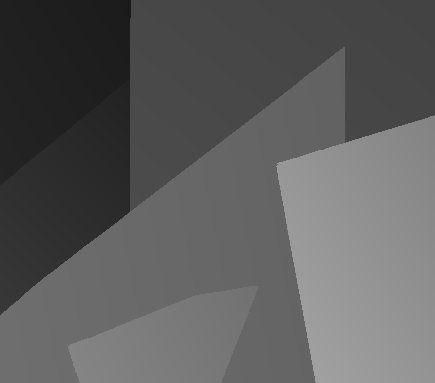
%> input picture graphBior_Filterbanks/Datasets/sample1.jpg, 435 x 383 px
$ octave --eval "result = uniform_graphs;"   (GNU Octave 9; MATLAB toolbox functions it lacks are replaced by stand-ins)
%> lines starting %> are read from the running program, lines starting %| are printed output that depends on the picture

%%%%%%%%%%%%%%%%%%%%%%%%%%%%%%%%%%%%%%%%%%%%%%%%%%%%%%%%%%%%%%%%%%%%%%%%%%%
%
%   "Copyright (c) 2009 The University of Southern California"
%   All rights reserved.
%
%   Permission to use, copy, modify, and distribute this software and its
%   documentation for any purpose, without fee, and without written
%   agreement is hereby granted, provided that the above copyright notice,
%   the following two paragraphs and the author appear in all copies of
%   this software.
%
%   NO REPRESENTATIONS ARE MADE ABOUT THE SUITABILITY OF THE SOFTWARE
%   FOR ANY	PURPOSE. IT IS PROVIDED "AS IS" WITHOUT EXPRESS OR IMPLIED
%   WARRANTY.
%
%   Neither the software developers, the Compression Research Group,
%   or USC, shall be liable for any damages suffered from using this
%   software.
%
%   Author: Sunil K Narang
%   Director: Prof. Antonio Ortega
%   Compression Research Group, University of Southern California
%   http://biron.usc.edu/wiki/index.php?title=CompressionGroup
%   Contact: kumarsun@usc.edu
%
%   Date last modified:	07/05/2011 kumarsun
%
%   Description: This code generates
%   This code generates a uniform graph from N datapoints uniformly
%   distributed in a [0, 1] x[0,1] field, that contains binary field x.
%   We construct the weighted graph on the nodes
%   based on a thresholded Gaussian kernel weighting function.
%
%%%%%%%%%%%%%%%%%%%%%%%%%%%%%%%%%%%%%%%%%%%%%%%%%%%%%%%%%%%%%%%%%%%%%%%%%%%
function [A xy f] = uniform_graphs(varargin)
if size(varargin,2) == 0 % default
    N = 500;
    sigma = 4;
elseif  size(varargin,2) == 1 % only size is given
    N = cell2mat(varargin(1));
    sigma = 4;
else
    disp('Too many input arguments. Generating default config')
    N = 500;
    sigma = 4;
end

% underlying Field
% Data = imread('sample.png','png');
Data = imread('sample1.jpg','jpeg');
%> Data is the input picture: size 383x435 uint8; min 22, max 172, mean 92.6
% [7 lines of commented-out code are left out]
Data = double(Data)/255;
%> Data: size 383x435 double
[m n] = size(Data);
%> m = 383; n = 435
m = min([m,n]);
Data = Data(1:m,1:m);
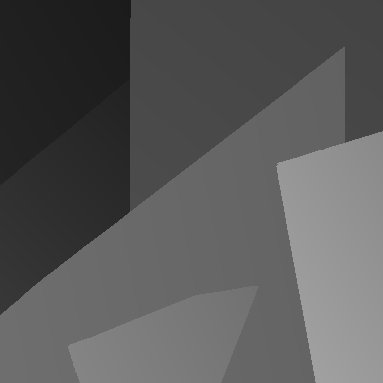
%> Data: size 383x383 double; min 0.0863, max 0.675, mean 0.35
n = m;
%> n = 383
close all
% Sample N points uniformly in the field
Sample = floor(m*n*rand(1,N))+1; %uniformly sample datapoints
while(length(Sample)~= length(unique(Sample)))
    Sample = floor(m*n*rand(1,N))+1;
end
Sample = Sample';
loc = [floor(Sample/n)+1 , mod(Sample,m)+1];
% figure, imagesc(Data)
% colormap(gray)
% hold on
f = zeros(N,1);
for i = 1:N
    f(i) = Data(loc(i,1),loc(i,2));
    %     plot(loc(i,1),loc(i,2),'ro', 'MarkerSize',10*f(i),  'MarkerFaceColor','r')
end
%> after the loop, f = 500 values, max 0.631 at index 35, min 0.11 at index 1, mean 0.35
f = f/norm(f);
%> f = 500 values, max 0.0747 at index 35, min 0.013 at index 1, mean 0.0414
% [24 lines of commented-out code are left out]
W = [loc f]*[loc f]';
% W = loc*loc';
dW = diag(W);
%> dW = 500 values, max 274653 at index 394, min 433 at index 240, mean 97514.6
dW = repmat(dW,1,N);
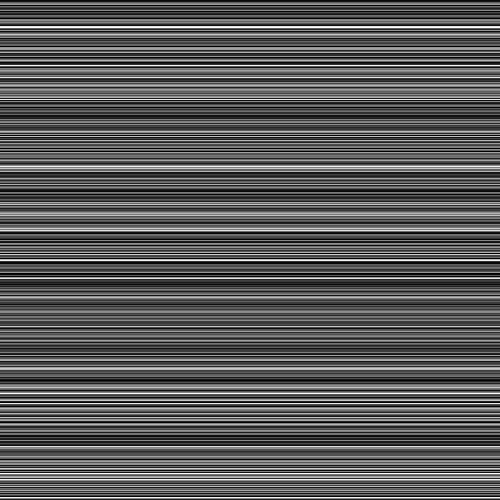
%> dW: size 500x500 double; min 433, max 274653, mean 97514.6; drawn with min black and max white
dW = dW+dW';
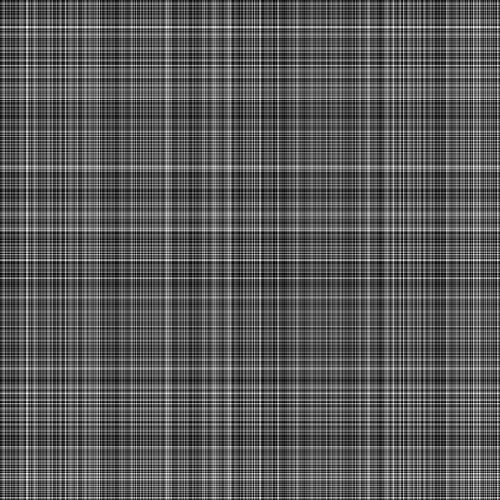
%> dW: size 500x500 double; min 866, max 549306, mean 195029.3; drawn with min black and max white
W1 = dW - 2*W;
W = exp(-W1);
W = W - diag(diag(W));
thresh = prctile(W(:),85);
%> thresh = 0
W(W <= thresh) = 0;
A = W - diag(diag(W));
A = 0.5*(A+A');
d = sum(A,2);
%> d = 500 values, max 0.368 at index 195, min 1.37e-315 at index 442, mean 0.00444
index = find(~d);
%> index = []
W1 = W1 - diag(diag(W1));
for i = 1:length(index);
    [doncare nearest_node] = sort(W1(index(i),:));
    nearest_node = nearest_node(2);
    A(index(i),nearest_node) =exp(-W1(index(i),nearest_node));
    A(nearest_node,index(i)) = A(index(i),nearest_node);
end
%> this loop made 0 passes
A = double(A>0);
% design adjacency matrix
% A = W2.*W1;


% gplot(A,loc);
addpath ..\Vis'ualize Graphs'\
S= sprintf('%s%d','Generating Unifromly distributed graph with n = ',N);
disp(S)
xy = loc;
%> `result = uniform_graphs;`:
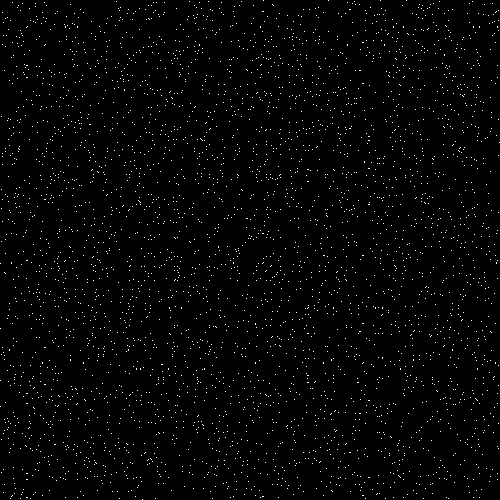
%> result: size 500x500 double; values 0 (black) and 1 (white), 1.6% white in thin lines or dots

$ run again, with graphBior_Filterbanks/Datasets/sample.png saved as graphBior_Filterbanks/Datasets/sample1.jpg
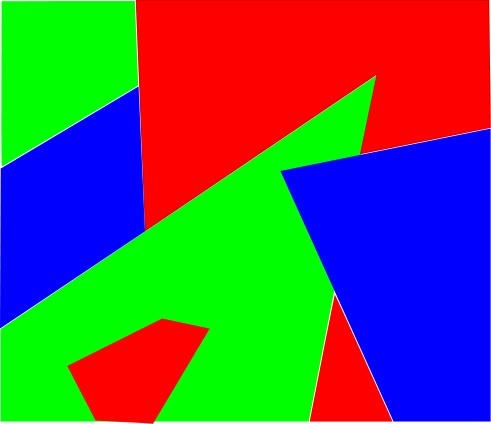
%> input picture graphBior_Filterbanks/Datasets/sample.png, 491 x 424 px
%> in uniform_graphs, Data is the input picture: size 424x491x3 uint8; mean R, G, B 85.1, 93.4, 82.7
%> after the loop in uniform_graphs, `for i = 1:N`: f = 500 values, max 1 at index 9, min 0 at index 3, mean 0.328
%> in uniform_graphs, `f = f/norm(f);`: f = 500 values, max 0.079 at index 9, min 0 at index 3, mean 0.0259
%> in uniform_graphs, `dW = diag(W);`: dW = 500 values, max 330545 at index 36, min 457 at index 13, mean 112693.7
%> in uniform_graphs, `dW = dW+dW';`:
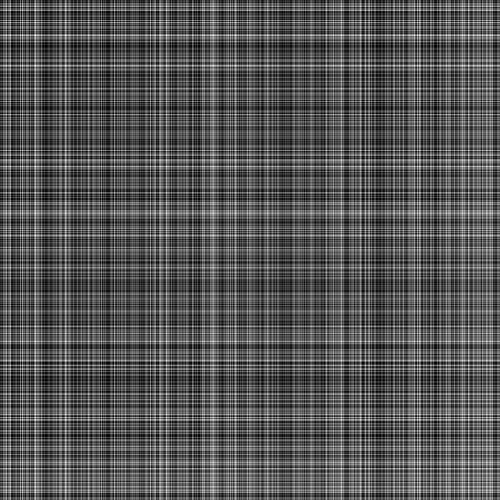
%> dW: size 500x500 double; min 914, max 661090, mean 225387.3; drawn with min black and max white
%> thresh = 0
%> d = 500 values, max 0.368 at index 12, min 0 at index 356, mean 0.00253
%> index = [356; 472]
%> the loop in uniform_graphs, `for i = 1:length(index);` made 2 passes
%> nearest_node on passes 1 to 2: 360, 105
%> `result = uniform_graphs;`:
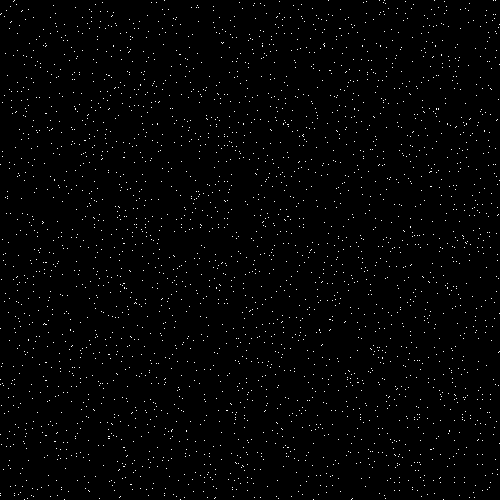
%> result: size 500x500 double; values 0 (black) and 1 (white), 1.2% white in thin lines or dots

$ run again, with graphBior_Filterbanks/Datasets/barbara.jpg copied over graphBior_Filterbanks/Datasets/sample1.jpg
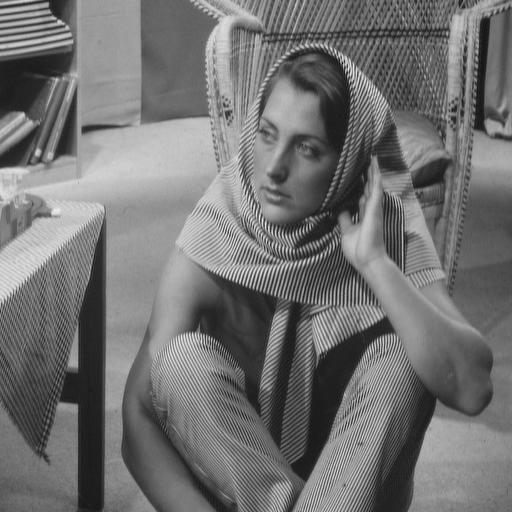
%> input picture graphBior_Filterbanks/Datasets/barbara.jpg, 512 x 512 px
%> in uniform_graphs, Data is the input picture: size 512x512 uint8; min 0, max 241, mean 113.9
%> Data: size 512x512 double
%> after the loop in uniform_graphs, `for i = 1:N`: f = 500 values, max 0.894 at index 165, min 0.0941 at index 391, mean 0.45
%> in uniform_graphs, `f = f/norm(f);`: f = 500 values, max 0.082 at index 165, min 0.00864 at index 391, mean 0.0413
%> in uniform_graphs, `dW = diag(W);`: dW = 500 values, max 507037 at index 144, min 169 at index 311, mean 181010.7
%> in uniform_graphs, `dW = dW+dW';`:
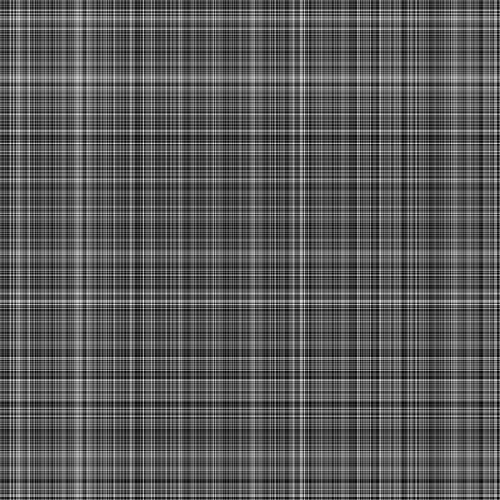
%> dW: size 500x500 double; min 338, max 1014074, mean 362021.4; drawn with min black and max white
%> thresh = 0
%> d = 500 values, max 0.368 at index 313, min 0 at index 49, mean 0.00585
%> index = [49; 75; 129; 169; 175; 197; 225; 311; 401; 410; 486; 499]
%> the loop in uniform_graphs, `for i = 1:length(index);` made 12 passes
%> nearest_node on passes 1 to 8: 404, 240, 341, 55, 71, 402, 472, 126
%> `result = uniform_graphs;`:
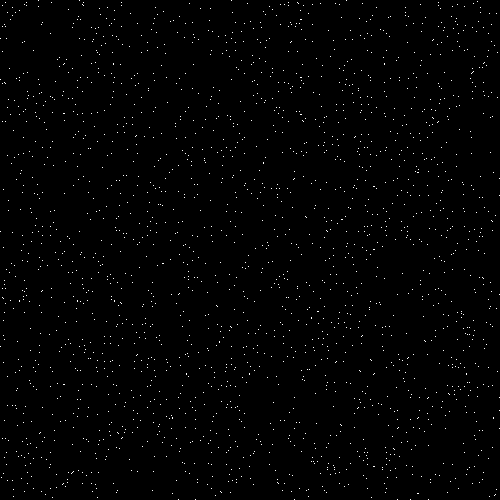
%> result: size 500x500 double; values 0 (black) and 1 (white), 0.88% white in thin lines or dots

$ run again, with graphBior_Filterbanks/Datasets/Lichtenstein.png saved as graphBior_Filterbanks/Datasets/sample1.jpg
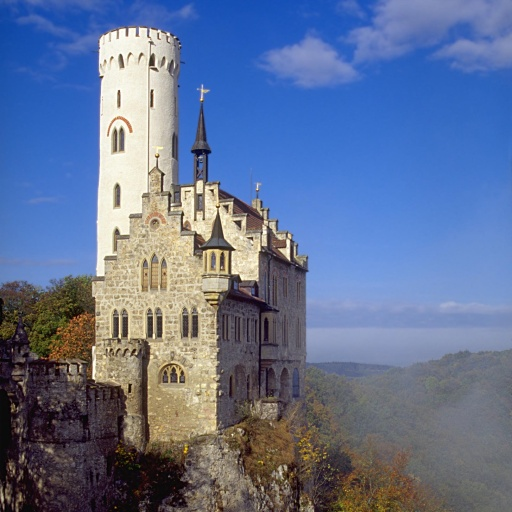
%> input picture graphBior_Filterbanks/Datasets/Lichtenstein.png, 512 x 512 px
%> in uniform_graphs, Data is the input picture: size 512x512x3 uint8; mean R, G, B 98.6, 114.4, 147.8
%> after the loop in uniform_graphs, `for i = 1:N`: f = 500 values, max 1 at index 351, min 0.0275 at index 149, mean 0.384
%> in uniform_graphs, `f = f/norm(f);`: f = 500 values, max 0.102 at index 351, min 0.0028 at index 149, mean 0.0392
%> in uniform_graphs, `dW = diag(W);`: dW = 500 values, max 507037 at index 144, min 169 at index 311, mean 181010.7
%> in uniform_graphs, `dW = dW+dW';`:
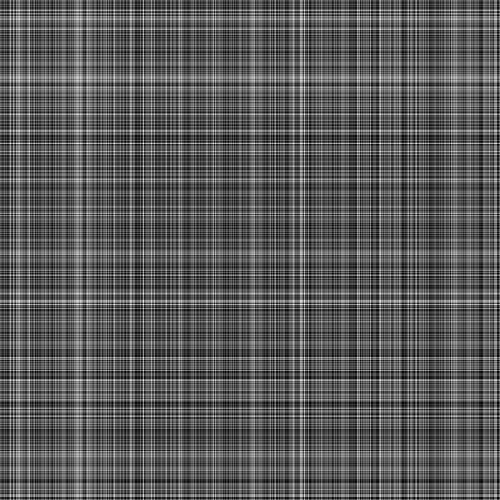
%> dW: size 500x500 double; min 338, max 1014074, mean 362021.4; drawn with min black and max white
%> thresh = 0
%> d = 500 values, max 0.368 at index 313, min 0 at index 49, mean 0.00585
%> index = [49; 75; 129; 169; 175; 197; 225; 311; 401; 410; 486; 499]
%> the loop in uniform_graphs, `for i = 1:length(index);` made 12 passes
%> nearest_node on passes 1 to 8: 404, 240, 341, 55, 71, 402, 472, 126
%> `result = uniform_graphs;`:
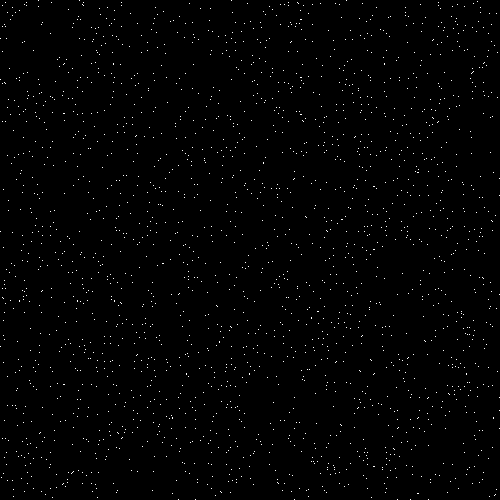
%> result: size 500x500 double; values 0 (black) and 1 (white), 0.88% white in thin lines or dots
